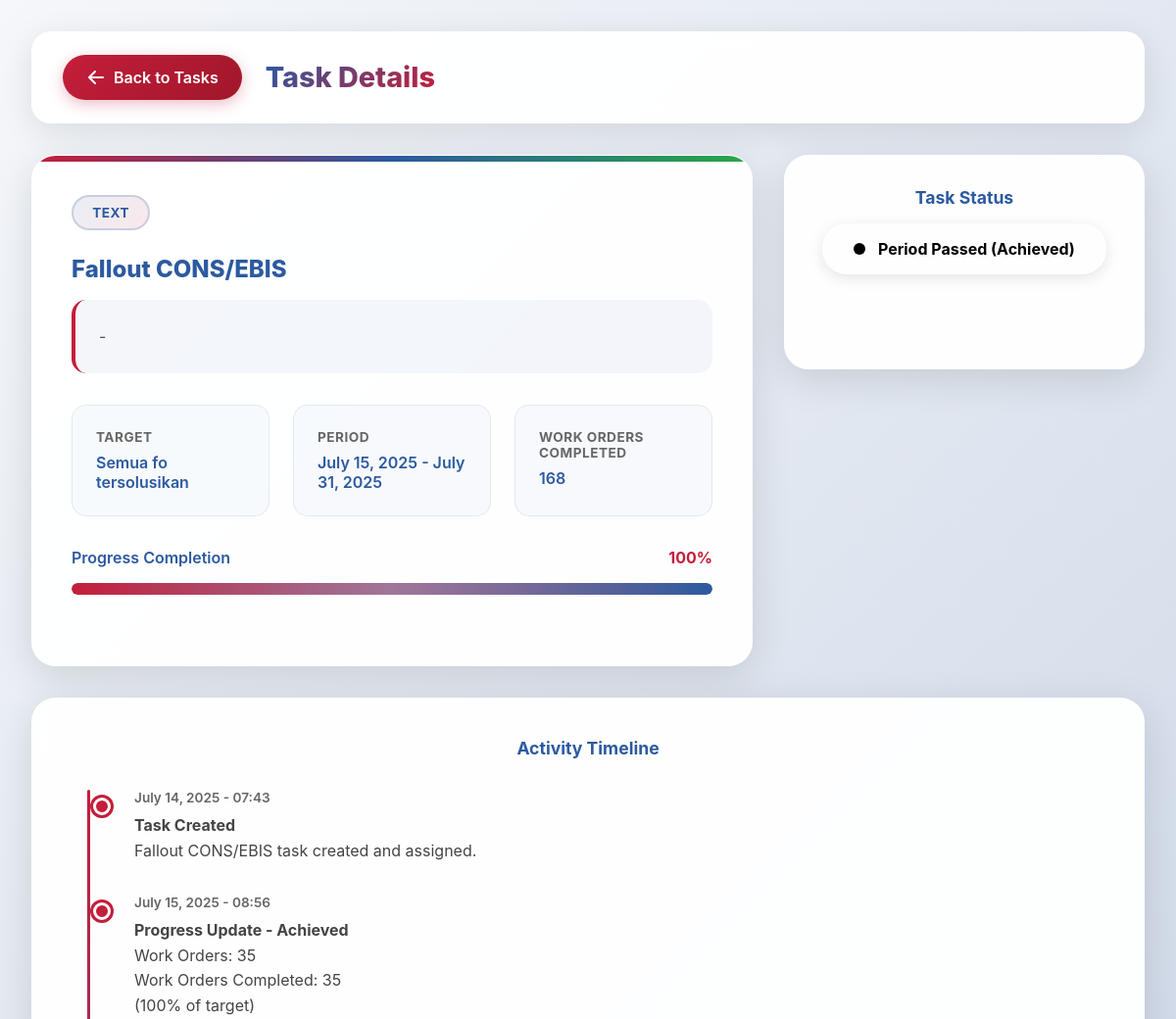
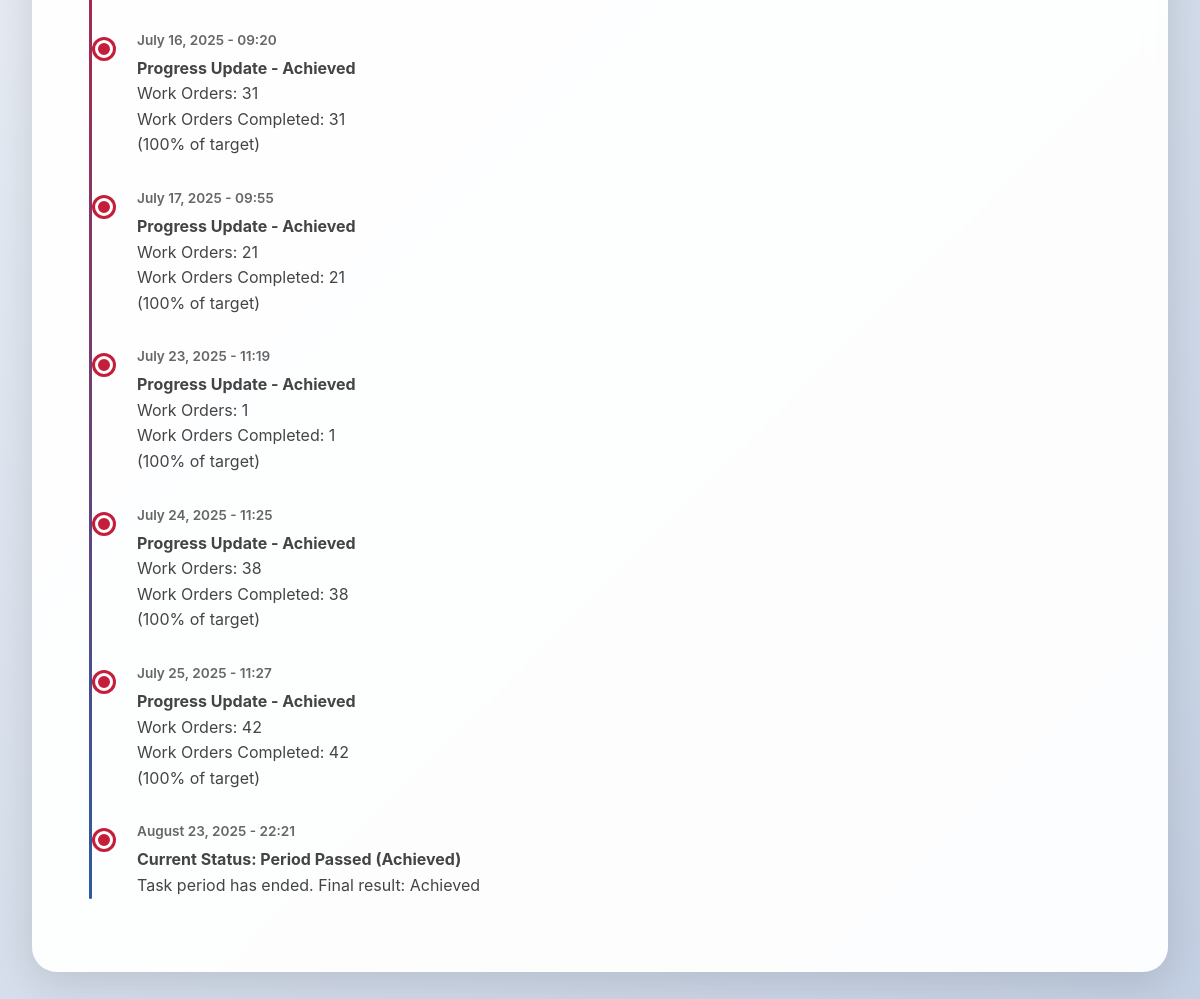
Page /karyawan/view.php?id=97 (signed in) on the committed database (2 pictures, top to bottom).
### tables this page shows
CREATE TABLE `user_tasks` (
  `id` int NOT NULL,
  `user_id` int NOT NULL,
  `task_id` int NOT NULL,
  `task_type` enum('numeric','textual') NOT NULL DEFAULT 'numeric',
  `start_date` date NOT NULL,
  `end_date` date NOT NULL,
  `description` varchar(255) DEFAULT NULL,
  `target_int` int DEFAULT NULL,
  `target_str` varchar(255) DEFAULT NULL,
  `progress_int` int DEFAULT '0',
  `total_completed` int DEFAULT '0',
  `status` enum('In Progress','Achieved','Non Achieved') DEFAULT 'In Progress',
  `created_at` timestamp NULL DEFAULT CURRENT_TIMESTAMP,
  `updated_at` timestamp NULL DEFAULT CURRENT_TIMESTAMP ON UPDATE CURRENT_TIMESTAMP
);

CREATE TABLE `tasks` (
  `id` int NOT NULL,
  `name` varchar(255) NOT NULL,
  `created_at` timestamp NULL DEFAULT CURRENT_TIMESTAMP,
  `updated_at` timestamp NULL DEFAULT CURRENT_TIMESTAMP ON UPDATE CURRENT_TIMESTAMP
);

CREATE TABLE `task_achievements` (
  `id` int NOT NULL,
  `user_task_id` int NOT NULL,
  `user_id` int NOT NULL,
  `work_orders` int DEFAULT '0',
  `work_orders_completed` int DEFAULT '0',
  `progress_int` int DEFAULT NULL,
  `notes` text,
  `kendala` text,
  `status` enum('In Progress','Achieved','Non Achieved') NOT NULL,
  `created_at` timestamp NULL DEFAULT CURRENT_TIMESTAMP
);

### karyawan/view.php (the view, shortened to what this page needs)
<?php
require_once('../config.php');
$task_id = isset($_GET['id']) ? (int)$_GET['id'] : 0;
$taskQuery = "SELECT
    ut.id as user_task_id,
    ut.description,
    ut.target_int,
    ut.target_str,
    ut.start_date,
    ut.end_date,
    ut.total_completed,
    ut.progress_int,
    ut.status,
    ut.created_at,
    t.name as task_name,
    (SELECT u.name FROM users u WHERE u.id = ut.user_id) as assigned_to
FROM user_tasks ut
JOIN tasks t ON ut.task_id = t.id
WHERE ut.user_id = ? AND ut.id = ?";
$stmt = $conn->prepare($taskQuery);
$stmt->bind_param("ii", $_SESSION['user_id'], $task_id);
$stmt->execute();
$result = $stmt->get_result();
$task = $result->fetch_assoc();
$task_type = ($task['target_int'] > 0) ? 'numeric' : 'text';
$task['task_type'] = $task_type;
$achievementsQuery = "SELECT
    work_orders,
    work_orders_completed,
    notes,
    kendala,
    status,
    created_at
FROM task_achievements
WHERE user_task_id = ? AND user_id = ?
ORDER BY created_at ASC";
$achievementsStmt = $conn->prepare($achievementsQuery);
$achievementsStmt->bind_param("ii", $task_id, $_SESSION['user_id']);
$achievementsStmt->execute();
$achievementsResult = $achievementsStmt->get_result();
$achievements = $achievementsResult->fetch_all(MYSQLI_ASSOC);
if (!empty($achievements)) {
    $latestAchievement = end($achievements);
}
$current_status = $task['status'];
if (!empty($achievements)) {
    $latestAchievement = end($achievements);
    $current_status = $latestAchievement['status'];
}
$current_date = date('Y-m-d');
$is_period_ended = $current_date > $task['end_date'];
if ($is_period_ended) {
    if ($task_type == 'numeric' && $task['target_int'] > 0) {
        $final_status = ($task['total_completed'] >= $task['target_int']) ? 'Achieved' : 'Non Achieved';
    } else {
        $final_status = ($current_status == 'Achieved') ? 'Achieved' : 'Non Achieved';
    }
    $current_status = 'Period Passed (' . $final_status . ')';
}
$start_formatted = date('F j, Y', strtotime($task['start_date']));
$end_formatted = date('F j, Y', strtotime($task['end_date']));
$period_formatted = $start_formatted . ' - ' . $end_formatted;
?>
<!DOCTYPE html>
<html lang="id">
<head>
    <link rel="stylesheet" href="../css/karyawan/style-view.css" />
</head>
<body>
    <div class="container">
        <div class="detail-header">
            <a href="mytasks.php" class="back-btn">
                <svg width="20" height="20" fill="currentColor" viewBox="0 0 20 20">
                    <path fill-rule="evenodd" d="M9.707 16.707a1 1 0 01-1.414 0l-6-6a1 1 0 010-1.414l6-6a1 1 0 011.414 1.414L5.414 9H17a1 1 0 110 2H5.414l4.293 4.293a1 1 0 010 1.414z" clip-rule="evenodd"/>
                </svg>
                Back to Tasks
            </a>
            <h1 class="page-title">Task Details</h1>
        </div>
        <div class="detail-content">
            <div class="task-info-card">
                <div class="task-type-badge"><?php echo ucfirst($task['task_type']); ?></div>
                <h2 class="task-title"><?php echo htmlspecialchars($task['task_name']); ?></h2>
                <div class="task-description">
                    <?php echo htmlspecialchars($task['description']); ?>
                </div>
                <div class="task-details-grid">
                    <div class="detail-item">
                        <div class="detail-label">Target</div>
                        <div class="detail-value">
                            <?php
                            if ($task_type == 'numeric' && $task['target_int'] > 0) {
                                echo $task['target_int'] . ' work orders';
                            } else {
                                echo !empty($task['target_str']) ? htmlspecialchars($task['target_str']) : 'Text-based task';
                            }
                            ?>
                        </div>
                    </div>
                    <div class="detail-item">
                        <div class="detail-label">Period</div>
                        <div class="detail-value"><?php echo $period_formatted; ?></div>
                    </div>
                    <div class="detail-item">
                        <div class="detail-label">Work Orders Completed</div>
                        <div class="detail-value">
                            <?php
                            if ($task['total_completed'] > 0) {
                                echo $task['total_completed'] ;
                            } else {
                                echo 'No progress yet';
                            }
                            ?>
                        </div>
                    </div>
                </div>
                <div class="progress-section">
                    <div class="progress-label">
                        <span class="progress-title">Progress Completion</span>
                        <?php
                        $progress_bar = isset($task['progress_int']) ? $task['progress_int'] : 0;
                        ?>
                        <span class="progress-percentage"><?php echo round($progress_bar); ?>%</span>
                    </div>
                    <div class="progress-bar">
                        <div class="progress-fill" style="width: <?php echo round($progress_bar); ?>%"></div>
                    </div>
                </div>
            </div>
            <div class="status-card">
                <div class="status-header">
                    <h3 class="status-title">Task Status</h3>
                    <div class="status-badge-large status-<?php echo strtolower(str_replace(' ', '-', $current_status)); ?>">
                        <div class="status-indicator"></div>
                        <?php echo htmlspecialchars($current_status); ?>
                    </div>
                </div>
            </div>
        </div>
        <div class="timeline-section">
            <h3 class="timeline-title">Activity Timeline</h3>
            <div class="timeline">
                <div class="timeline-item">
                    <div class="timeline-date"><?php echo date('F j, Y - H:i', strtotime($task['created_at'])); ?></div>
                    <div class="timeline-content">
                        <strong>Task Created</strong><br>
                        <?php echo htmlspecialchars($task['task_name']); ?> task created and assigned.
                    </div>
                </div>
                <?php foreach ($achievements as $achievement): ?>
                <div class="timeline-item">
                    <div class="timeline-date"><?php echo date('F j, Y - H:i', strtotime($achievement['created_at'])); ?></div>
                    <div class="timeline-content">
                        <strong>Progress Update - <?php echo htmlspecialchars($achievement['status']); ?></strong><br>
                        <?php
                        if ($task_type == 'numeric' && $task['target_int'] > 0) {
                            echo 'Work Orders Completed: ' . $achievement['work_orders_completed'];
                            echo ' (' . ($task['target_int'] > 0 ? round(($achievement['work_orders_completed'] / $task['target_int']) * 100) : 0) . '% of target)';
                        } else {
                            if (!empty($achievement['work_orders'])) {
                                echo 'Work Orders: ' . $achievement['work_orders'] . '<br>';
                            }
                            if (!empty($achievement['work_orders_completed'])) {
                                echo 'Work Orders Completed: ' . $achievement['work_orders_completed'] . '<br>';
                            }
                            if (!empty($achievement['work_orders']) && $achievement['work_orders'] > 0) {
                                echo '(' . round(($achievement['work_orders_completed'] / $achievement['work_orders']) * 100) . '% of target)<br>';
                            }
                        }
                        ?>
                    </div>
                </div>
                <?php endforeach; ?>
                <div class="timeline-item">
                    <div class="timeline-date"><?php echo date('F j, Y - H:i'); ?></div>
                    <div class="timeline-content">
                        <strong>Current Status: <?php echo htmlspecialchars($current_status); ?></strong><br>
                        <?php if (strpos($current_status, 'Period Passed') !== false): ?>
                            Task period has ended. Final result: <?php echo str_replace('Period Passed (', '', str_replace(')', '', $current_status)); ?>
                        <?php elseif ($current_status == 'In Progress'): ?>
                            Task is still in progress.
                        <?php elseif ($current_status == 'Achieved'): ?>
                            Task has been completed successfully!
                        <?php elseif ($current_status == 'Non Achieved'): ?>
                            Task has not been achieved.
                        <?php endif; ?>
                    </div>
                </div>
            </div>
        </div>
    </div>
</body>
</html>

### rows in the picture
user_tasks: task.name "Fallout CONS/EBIS", description "-", target_str "Semua fo tersolusikan", period_formatted "July 15, 2025 - July 31, 2025", total_completed "168", progress_int "100", created_at "July 14, 2025 - 07:43"
task_achievements: status "Period Passed (Achieved)", created_at "July 25, 2025 - 11:27", status "Achieved", work_orders "42", work_orders_completed "42", ($achievement['work_orders_completed'] / $achievement['work_orders']) * 100 "100"
task_achievements: created_at "July 15, 2025 - 08:56", status "Achieved", work_orders "35", work_orders_completed "35", ($achievement['work_orders_completed'] / $achievement['work_orders']) * 100 "100"
task_achievements: created_at "July 16, 2025 - 09:20", status "Achieved", work_orders "31", work_orders_completed "31", ($achievement['work_orders_completed'] / $achievement['work_orders']) * 100 "100"
task_achievements: created_at "July 17, 2025 - 09:55", status "Achieved", work_orders "21", work_orders_completed "21", ($achievement['work_orders_completed'] / $achievement['work_orders']) * 100 "100"
task_achievements: created_at "July 23, 2025 - 11:19", status "Achieved", work_orders "1", work_orders_completed "1", ($achievement['work_orders_completed'] / $achievement['work_orders']) * 100 "100"
task_achievements: created_at "July 24, 2025 - 11:25", status "Achieved", work_orders "38", work_orders_completed "38", ($achievement['work_orders_completed'] / $achievement['work_orders']) * 100 "100"

### other values in the picture
$task['task_type'] "TEXT"
